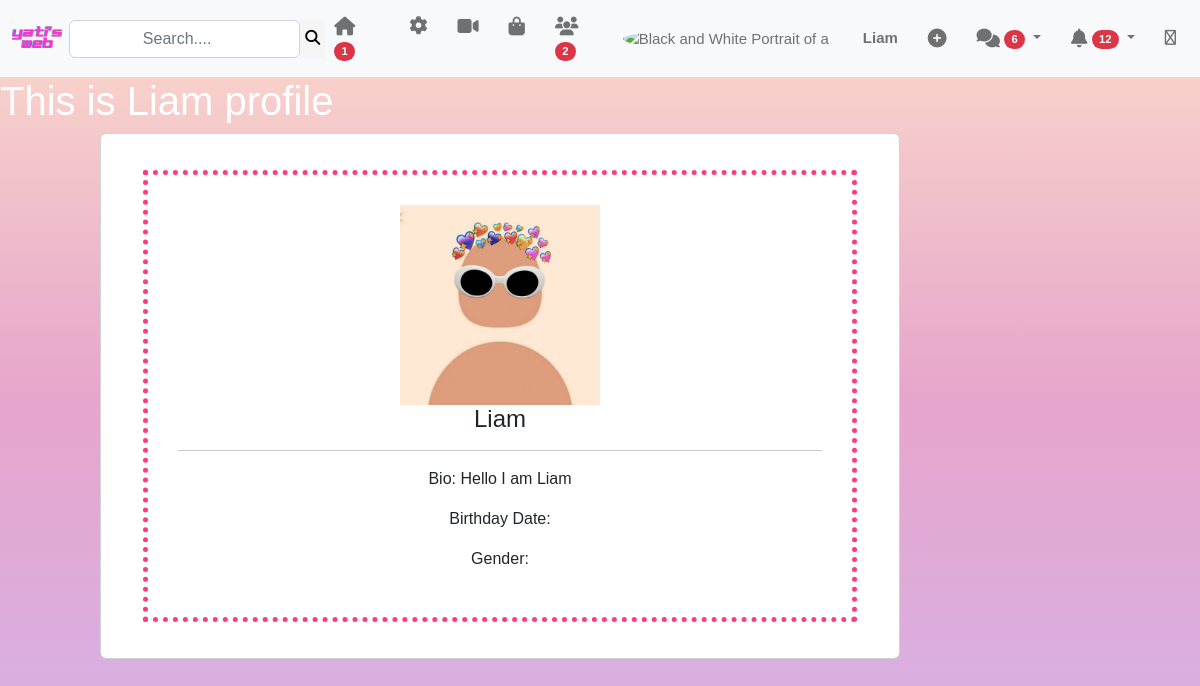
Page /viewpp/Liam (signed in) on the committed database.
### main/models.py (models this page shows, shortened)
class Profile(models.Model):
    user = models.ForeignKey(User,on_delete = models.CASCADE)
    id = models.UUIDField(primary_key = True,default= uuid.uuid4)
    bio = models.TextField(blank=True)
    image = models.ImageField(upload_to = 'profiles',default='Logo.jpg')
    location = models.CharField(max_length = 100,blank = True)

### main/views.py (the view)
# urls.py: path('viewpp/<str:pk>',views.viewpp,name='viewpp'),
@login_required(login_url="/login")
def viewpp(request,pk):
    user_object = User.objects.get(username = pk)
    user_profile = Profile.objects.get(user = user_object)
    return render(request,'viewpp.html',{'user_profile':user_profile})

### main/templates/viewpp.html
{% extends 'page.html' %}
{% block content %}
<h1>This is {{user_profile.user}} profile</h1>
<form class="form-control">
    <div class="inner-form">
<img src="{{user_profile.image.url}}" class="image">
<h4>{{user_profile.user}}</h4><hr>
<p>Bio: {{user_profile.bio}}</p>
<p>Birthday Date: {{user_profile.birthday_date}}</p>
<p>Gender: {{user_profile.gender}}</p>
</div>
</form>
{% endblock %}

### main/templates/page.html (shortened to what this page needs)
{% load static %}
<!DOCTYPE html>
<html lang="en">
<head>
    <link href="https://cdn.jsdelivr.net/npm/bootstrap@5.2.2/dist/css/bootstrap.min.css" rel="stylesheet">
    <link rel="stylesheet" href="{% static 'page.css' %}">
</head>
<body>
<nav class="navbar navbar-expand-lg navbar-light bg-light">
    <div class="container-fluid justify-content-between">
      <div class="d-flex">
        <a class="navbar-brand me-2 mb-1 d-flex align-items-center" href="#">
          <img
            src="{% static 'text.jpg' %}"
            alt="MDB Logo"
            loading="lazy"
            style="margin-top: 2px;width: 50px;height: 40px;"
          />
        </a>
        <form class="input-group w-auto my-auto d-none d-sm-flex" action="{% url 'search' %}" method="POST">
          <input
            autocomplete="off"
            type="search"
            class="form-control rounded"
            placeholder="Search...."
            style="min-width: 125px;"
            name="searched_user"
          />
        <button style="margin-top: 0;background-color: whitesmoke;border: 5px whitesmoke;" type="submit">
          <i class="fas fa-search"></i>
        </button>
        </form>
      </div>
      <ul class="navbar-nav flex-row d-none d-md-flex">
        <li class="nav-item me-3 me-lg-1 active">
          <a class="nav-link" href="{% url 'page' %}">
            <span></span>
            <span class="badge rounded-pill badge-notification bg-danger">1</span>
          </a>
        </li>
        <li class="nav-item me-3 me-lg-1">
          <a class="nav-link" href="{% url 'change-password' %}">
            <span><i class="fa-solid fa-gear" style="font-size: 18px;"></i></i></i></span>
          </a>
        </li>
        <li class="nav-item me-3 me-lg-1">
          <a class="nav-link" href="{% url 'music' %}">
            <span></span>
          </a>
        </li>
        <li class="nav-item me-3 me-lg-1">
          <a class="nav-link" href="{% url 'profile' %}">
            <span></span>
          </a>
        </li>
        <li class="nav-item me-3 me-lg-1">
          <a class="nav-link" href="{% url 'users' user.username %}">
            <span></span>
            <span class="badge rounded-pill badge-notification bg-danger">2</span>
          </a>
        </li>
      </ul>
      <ul class="navbar-nav flex-row">
        <li class="nav-item me-3 me-lg-1">
          <a class="nav-link d-sm-flex align-items-sm-center" href="{% url 'dashboard' user.username %}">
            <img
              src="https://bit.ly/3CQgOlu"
              class="rounded-circle"
              height="22"
              alt="Black and White Portrait of a Man"
              loading="lazy"
            />
            <strong class="d-none d-sm-block ms-1">{{user.username}}</strong>
          </a>
        </li>
        <li class="nav-item me-3 me-lg-1">
          <a class="nav-link" href="{% url 'addpost' %}">
            <span></span>
          </a>
        </li>
        <li class="nav-item dropdown me-3 me-lg-1">
          <a
            class="nav-link dropdown-toggle hidden-arrow"
            href="#"
            id="navbarDropdownMenuLink"
            role="button"
            data-mdb-toggle="dropdown"
            aria-expanded="false"
          >
            <span class="badge rounded-pill badge-notification bg-danger">6</span>
          </a>
        </li>
        <li class="nav-item dropdown me-3 me-lg-1">
          <a
            class="nav-link dropdown-toggle hidden-arrow"
            href="#"
            id="navbarDropdownMenuLink"
            role="button"
            data-mdb-toggle="dropdown"
            aria-expanded="false"
          >
            <span class="badge rounded-pill badge-notification bg-danger">12</span>
          </a>
        </li>
        <li class="nav-item me-3 me-lg-1">
          <a class="nav-link" href="{% url 'logout' %}">
            <span><i class="fa-regular fa-right-from-bracket"></i></span>
          </a>
        </li>
      </ul>
    </div>
  </nav>
{%block content %}{% endblock %}
</body>
</html>

### main/static/page.css (style rules this page uses)
body { font-family: "Sofia", sans-serif; color: white; font-size: 15px; min-height: 100vh; background: linear-gradient(#fcdbca,#e6a5cc,#d5b3e8); }
ul { gap: 10px; }
.form-control { width: 800px; margin-left: 100px; justify-content: center; text-align: center; }
.inner-form { border: 5px dotted #ff3c7b; margin: 30px; padding: 30px; }
.image { width: 200px; }

### rows in the picture
Profile: user "Liam", image (picture), bio "Hello I am Liam"

### other values in the picture
{{ user.username }} "Liam"
